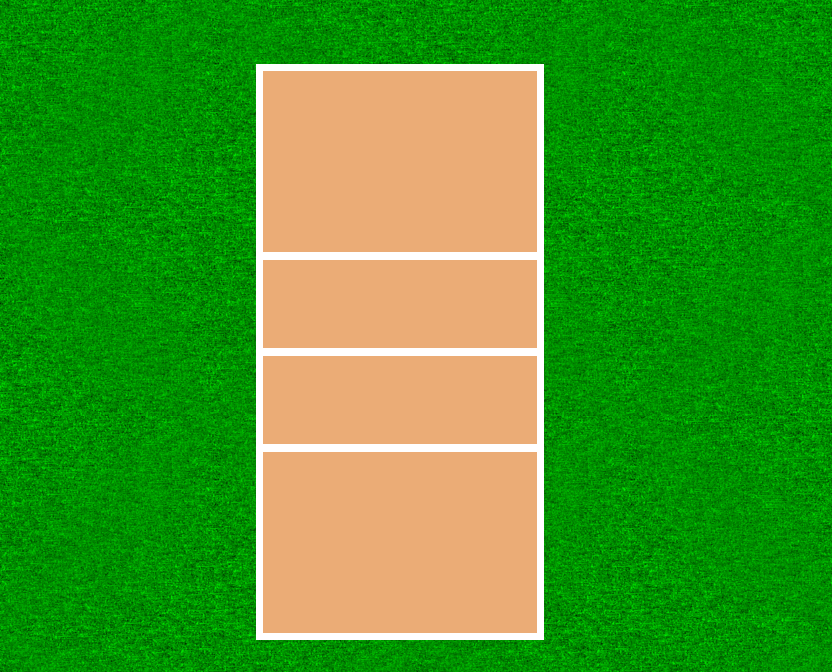

This is a level from a 2D game, rendered from its Tiled map with the project's own tilesets. A one-line summary and the map file follow, with tile-layer data summarised:
An orthogonal 26x21 tile map with 32x32 px tiles, 3 tile layers (Background, SubBackground, BlocksColliders), 3 tilesets.

<map version="1.0" orientation="orthogonal" renderorder="right-down" width="26" height="21" tilewidth="32" tileheight="32" nextobjectid="1">
 <tileset firstgid="1" name="grass" tilewidth="32" tileheight="32" tilecount="169" columns="13">
  <image source="tuiles/grass.png" width="429" height="429" />
 </tileset>
 <tileset firstgid="176" name="tilset_terrain_volley" tilewidth="32" tileheight="32" tilecount="16" columns="4">
  <image source="tuiles/tilset_terrain_volley.png" width="128" height="128" />
 </tileset>
 <tileset firstgid="192" name="volleyball" tilewidth="32" tileheight="32" tilecount="1" columns="1">
  <image source="tuiles/volleyball.png" width="32" height="32" />
 </tileset>
 <layer name="Background" width="26" height="21">
  <data>[546 cells, 546 non-empty, 169 distinct tile ids]</data>
 </layer>
 <layer name="SubBackground" width="26" height="21">
  <data>[546 cells, 162 non-empty, 15 distinct tile ids]</data>
 </layer>
 <layer name="BlocksColliders" width="26" height="21">
  <data>[546 cells, 0 non-empty, 0 distinct tile ids]</data>
 </layer>
</map>
